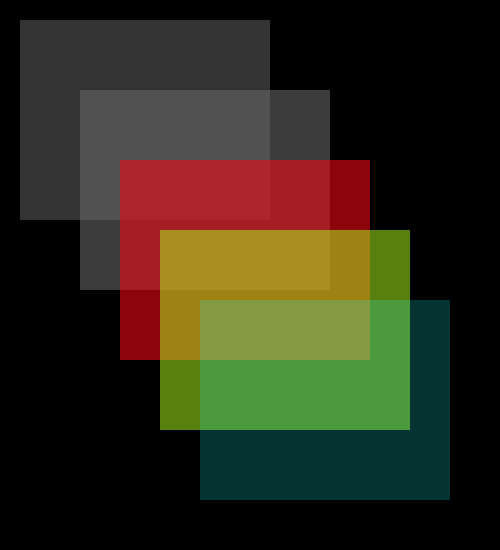
Frame 1 (no input)
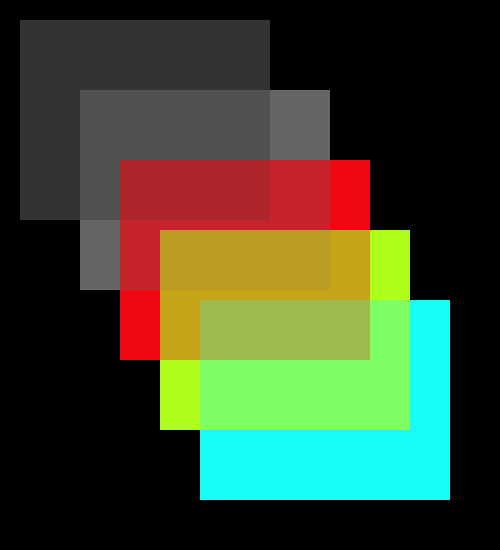
Frame 60 (no input)
Frame 120 (the mouse pressed at the canvas centre since frame 60): identical to frame 60, image omitted

The p5.js sketch that drew these frames (run headless with seeded random() and noise() and a simulated clock; from frame 60 on, the mouse is pressed at the canvas centre):

// p5.js sketch
// ── sketch.js
function setup() {
    // first we need to specify our canvas size
    createCanvas( 500, 550 );

    background( 0 );
}

function draw() {

    // specify no stroke for all shapes
    noStroke();

    // specify a fill value for each shape
    // these should move from black to white
    // NO ALPHA VALUE
    fill(51);
    rect(20, 20, 250, 200 );

    // grayscale value w/ alpha value specified
    fill(102, 150);
    rect(80, 90, 250, 200 );

    // rgb value w/ alpha value
    fill( 240, 10, 20, 150 );
    rect(120, 160, 250, 200 );

    // 'rgba()' value, where alpha is a ratio
    fill( 'rgba(176, 255, 29, 0.5)' );
    rect(160, 230, 250, 200 );

    fill( 'rgba(29, 255, 248, 0.2)' );
    rect(200, 300, 250, 200 );

}
